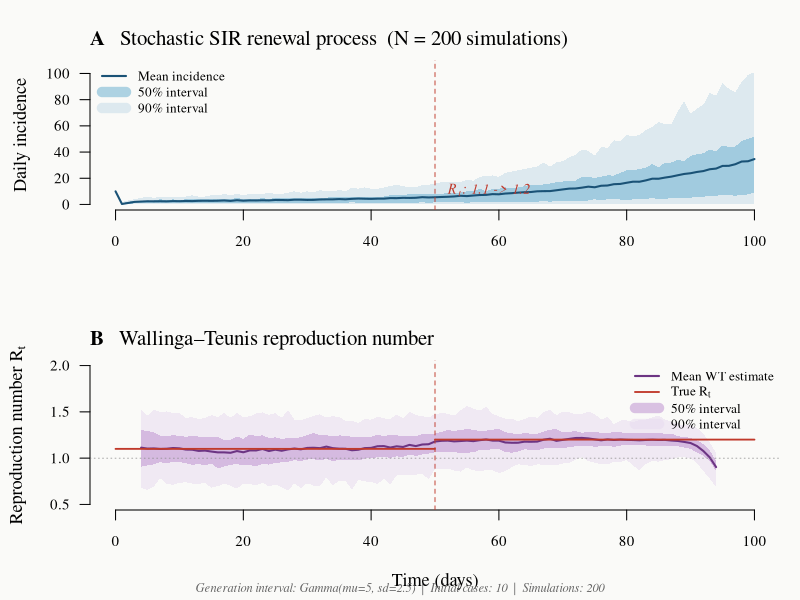

Write R code to recreate this figure.
#!/usr/bin/env Rscript
# ─────────────────────────────────────────────────────────────────────────────
# Stochastic SIR renewal-process simulation with Wallinga-Teunis R_t estimation
#
# - R_t = 1.1 for t in [0, 50), R_t = 1.2 for t in [50, 100]
# - Generation interval: Gamma(mean=5, sd=2.5)
# - 200 simulations averaged
# ─────────────────────────────────────────────────────────────────────────────

set.seed(42)

# ── Parameters ───────────────────────────────────────────────────────────────
T_MAX      <- 100
N_SIMS     <- 200
GEN_MEAN   <- 5.0
GEN_SD     <- 2.5
INIT_CASES <- 10
MAX_LAG    <- 30

# True R_t schedule
true_rt <- function(t) ifelse(t < 50, 1.1, 1.2)

# Generation interval: discretised Gamma PMF
gen_shape <- (GEN_MEAN / GEN_SD)^2
gen_scale <- GEN_SD^2 / GEN_MEAN

gi_pmf <- sapply(1:MAX_LAG, function(s) {
  pgamma(s + 0.5, shape = gen_shape, scale = gen_scale) -
    pgamma(s - 0.5, shape = gen_shape, scale = gen_scale)
})
gi_pmf <- gi_pmf / sum(gi_pmf)

# ── Simulation: Renewal process ──────────────────────────────────────────────
simulate_renewal <- function(seed) {
  set.seed(seed)
  inc <- numeric(T_MAX + 1)
  inc[1] <- INIT_CASES          # index 1 = day 0

  for (t in 1:T_MAX) {
    lam <- 0
    for (lag in 1:min(t, MAX_LAG)) {
      rt_val <- true_rt(t - lag)
      lam <- lam + inc[t - lag + 1] * rt_val * gi_pmf[lag]
    }
    inc[t + 1] <- rpois(1, max(lam, 0))
  }
  inc
}

# ── Wallinga-Teunis estimator ────────────────────────────────────────────────
wallinga_teunis <- function(inc) {
  TT <- length(inc)
  Rt <- rep(NA_real_, TT)

  for (ti in 1:TT) {
    if (inc[ti] == 0) next
    total <- 0

    tj_max <- min(ti + MAX_LAG, TT)
    if (ti + 1 > tj_max) next
    for (tj in (ti + 1):tj_max) {
      lag_ij <- tj - ti
      w_ij   <- gi_pmf[lag_ij]

      # denominator: all possible infectors of case at tj
      denom <- 0
      for (tk in max(1, tj - MAX_LAG):(tj - 1)) {
        lag_kj <- tj - tk
        if (lag_kj >= 1 && lag_kj <= MAX_LAG) {
          denom <- denom + inc[tk] * gi_pmf[lag_kj]
        }
      }
      if (denom > 0) {
        total <- total + inc[tj] * w_ij / denom
      }
    }
    Rt[ti] <- total
  }
  Rt
}

# ── Run simulations ──────────────────────────────────────────────────────────
cat("Running 200 simulations...\n")

all_inc <- matrix(NA_real_, nrow = N_SIMS, ncol = T_MAX + 1)
all_rt  <- matrix(NA_real_, nrow = N_SIMS, ncol = T_MAX + 1)

successful <- 0
seed <- 0

while (successful < N_SIMS) {
  seed <- seed + 1
  inc  <- simulate_renewal(seed)

  # skip degenerate runs
  if (sum(inc[12:(T_MAX + 1)]) < 5) next

  successful <- successful + 1
  rt_est <- wallinga_teunis(inc)
  all_inc[successful, ] <- inc
  all_rt[successful, ]  <- rt_est

  if (successful %% 50 == 0) cat(sprintf("  %d/%d done\n", successful, N_SIMS))
}
cat("All simulations complete.\n")

# ── Summary statistics ───────────────────────────────────────────────────────
days <- 0:T_MAX

mean_inc <- colMeans(all_inc)
q05_inc  <- apply(all_inc, 2, quantile, 0.05)
q25_inc  <- apply(all_inc, 2, quantile, 0.25)
q75_inc  <- apply(all_inc, 2, quantile, 0.75)
q95_inc  <- apply(all_inc, 2, quantile, 0.95)

mean_rt <- colMeans(all_rt, na.rm = TRUE)
q05_rt  <- apply(all_rt, 2, quantile, 0.05, na.rm = TRUE)
q25_rt  <- apply(all_rt, 2, quantile, 0.25, na.rm = TRUE)
q75_rt  <- apply(all_rt, 2, quantile, 0.75, na.rm = TRUE)
q95_rt  <- apply(all_rt, 2, quantile, 0.95, na.rm = TRUE)

# Trim unreliable edges for WT panel
trim_start <- 4
trim_end   <- 6
idx <- (trim_start + 1):(T_MAX + 1 - trim_end)
d_trim <- days[idx]

# ── Plot ─────────────────────────────────────────────────────────────────────
png("/home/claude/sir_wt_plot_R.png", width = 10, height = 7.5, units = "in", res = 200)

par(mfrow = c(2, 1), mar = c(4.5, 4.5, 3, 1), bg = "#FAFAF8", family = "serif",
    cex.lab = 1.1, cex.axis = 0.9)

# ── Panel A: Epidemic curve ──────────────────────────────────────────────────
plot(NULL, xlim = c(0, T_MAX), ylim = c(0, max(q95_inc) * 1.05),
     xlab = "", ylab = "Daily incidence", main = "", axes = FALSE)
title(main = expression(bold("A") ~ "  Stochastic SIR renewal process  (N = 200 simulations)"),
      adj = 0, cex.main = 1.25, line = 1)
axis(1); axis(2, las = 1)

# 90% band
polygon(c(days, rev(days)), c(q05_inc, rev(q95_inc)),
        col = adjustcolor("#BFD8E5", 0.5), border = NA)
# 50% band
polygon(c(days, rev(days)), c(q25_inc, rev(q75_inc)),
        col = adjustcolor("#7AB8D4", 0.6), border = NA)
# Mean
lines(days, mean_inc, col = "#1A5276", lwd = 2)

abline(v = 50, col = "#C0392B", lty = 2, lwd = 0.9)
text(52, max(mean_inc[41:61]) * 1.4, expression(italic(R[t]*": 1.1 -> 1.2")),
     col = "#C0392B", cex = 0.85, adj = 0)

# Legend - lines only
legend("topleft",
       legend = c("Mean incidence", "50% interval", "90% interval"),
       lwd = c(2, 10, 10),
       col = c("#1A5276", adjustcolor("#7AB8D4", 0.6), adjustcolor("#BFD8E5", 0.5)),
       bty = "n", cex = 0.8)

# ── Panel B: Wallinga-Teunis R_t ────────────────────────────────────────────
plot(NULL, xlim = c(0, T_MAX), ylim = c(0.5, 2.0),
     xlab = "Time (days)", ylab = expression(Reproduction ~ number ~ R[t]),
     main = "", axes = FALSE)
title(main = expression(bold("B") ~ "  Wallinga–Teunis reproduction number"),
      adj = 0, cex.main = 1.25, line = 1)
axis(1); axis(2, las = 1)

# 90% band
polygon(c(d_trim, rev(d_trim)), c(q05_rt[idx], rev(q95_rt[idx])),
        col = adjustcolor("#E8DAEF", 0.55), border = NA)
# 50% band
polygon(c(d_trim, rev(d_trim)), c(q25_rt[idx], rev(q75_rt[idx])),
        col = adjustcolor("#C39BD3", 0.6), border = NA)
# Mean WT
lines(d_trim, mean_rt[idx], col = "#6C3483", lwd = 2)

# True R_t (step function)
segments(0, 1.1, 50, 1.1, col = "#C0392B", lwd = 1.8)
segments(50, 1.2, 100, 1.2, col = "#C0392B", lwd = 1.8)

abline(h = 1.0, col = "#888888", lty = 3, lwd = 0.7)
abline(v = 50, col = "#C0392B", lty = 2, lwd = 0.9)

legend("topright",
       legend = c("Mean WT estimate", expression(True ~ R[t]),
                  "50% interval", "90% interval"),
       lwd = c(2, 1.8, 10, 10),
       col = c("#6C3483", "#C0392B",
               adjustcolor("#C39BD3", 0.6), adjustcolor("#E8DAEF", 0.55)),
       bty = "n", cex = 0.8)

# Footer annotation
mtext(paste0("Generation interval: Gamma(mu=", GEN_MEAN, ", sd=", GEN_SD,
             ")  |  Initial cases: ", INIT_CASES, "  |  Simulations: ", N_SIMS),
      side = 1, outer = TRUE, line = -1.2, cex = 0.75, col = "#666666", font = 3)

dev.off()
cat("Plot saved.\n")
